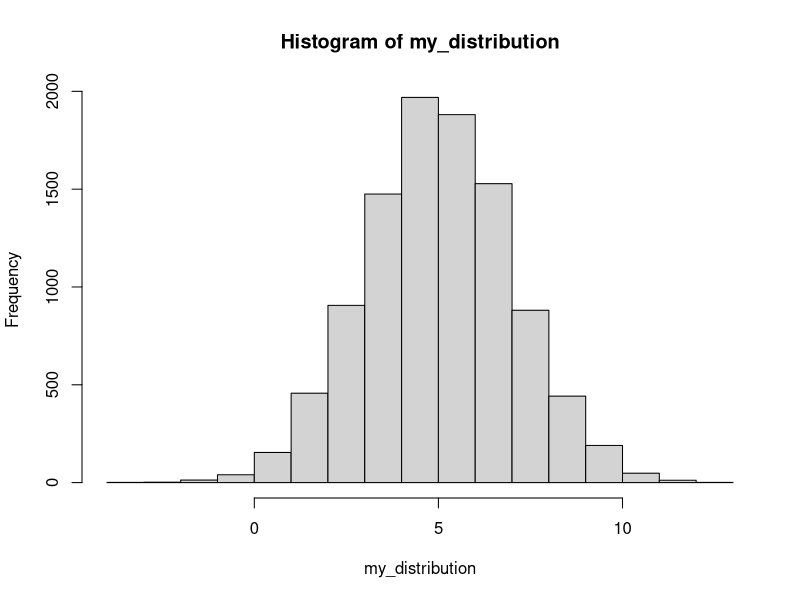
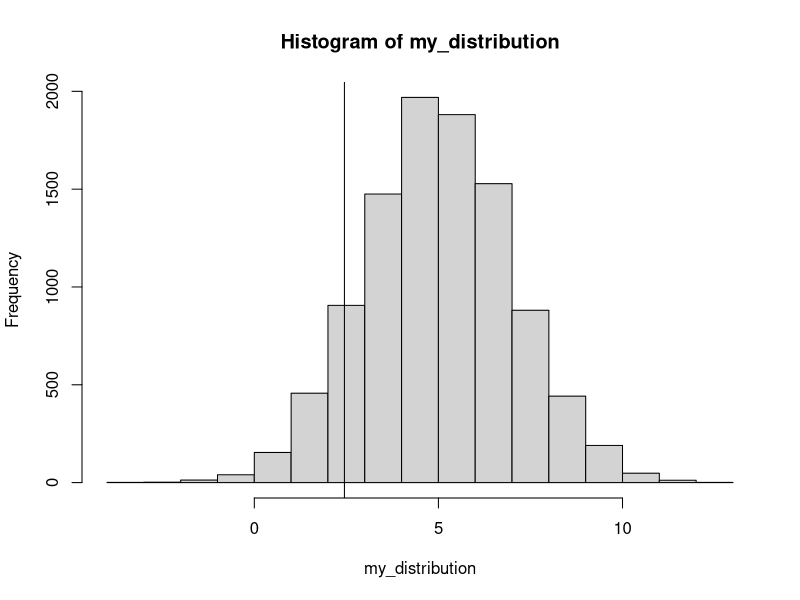

Generate these figures, in order, with R:
## ---- chunk 1
print("At the end of the day, R is a fancy calculator")
print(1 + 1)
## ---- chunk 2
library(tidyverse)
## ---- chunk 3
1 + 1
2 * 2
## ---- chunk 4
# Does 1 equal 1?
1 == 1

# Does 1 equal 2?
1 == 2

# Is 2 greater than 1?
2 > 1

# Is 2 greater than or equal to 2?
2 >= 2
## ---- chunk 5
my_number <- 10

print(my_number)
## ---- chunk 6
result <- 1 + 1 == 2

print(result)
## ---- chunk 7
my_vector <- c(1, 2, 3, 4, 5)
## ---- chunk 8
vector_plus_one <- my_vector + 1

print(vector_plus_one)
## ---- chunk 9
a <- c(1, 2, 3, 4, 5)
b <- c(1, 2, 3, 0, 10)

print(a + b)
print(a == b)
## ---- chunk 10
mean(x = my_vector)
## ---- chunk 11
help(mean)
?mean
## ---- chunk 12
# Your code here

## ---- chunk 13
my_distribution <- rnorm(n = 10000, mean = 5, sd = 2)

# Here are the first 50 values
print(my_distribution[1:50])

# This is the mean
mean(my_distribution)

# This is the standard deviation
sd(my_distribution)

# Here's a histogram
hist(my_distribution)
## ---- chunk 14
tenth_percentile <- quantile(x = my_distribution, probs = .1)

print(tenth_percentile)
## ---- chunk 15
hist(my_distribution)

abline(v = tenth_percentile)
## ---- chunk 16
# Your code here

